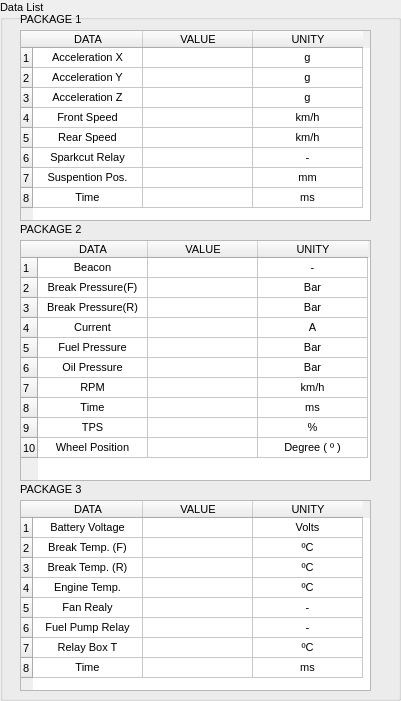
   <widget class="QGroupBox" name="groupBox_18">
    <property name="geometry">
     <rect>
      <x>750</x>
      <y>0</y>
      <width>401</width>
      <height>701</height>
     </rect>
    </property>
    <property name="font">
     <font>
      <pointsize>8</pointsize>
     </font>
    </property>
    <property name="title">
     <string>Data List</string>
    </property>
    <widget class="QTableWidget" name="tableWidget_Package1">
     <property name="geometry">
      <rect>
       <x>20</x>
       <y>30</y>
       <width>351</width>
       <height>191</height>
      </rect>
     </property>
     <property name="font">
      <font>
       <pointsize>8</pointsize>
      </font>
     </property>
     <attribute name="horizontalHeaderDefaultSectionSize">
      <number>110</number>
     </attribute>
     <attribute name="verticalHeaderDefaultSectionSize">
      <number>20</number>
     </attribute>
     <row>
      <property name="text">
       <string>1</string>
      </property>
     </row>
     <row>
      <property name="text">
       <string>2</string>
      </property>
     </row>
     <row>
      <property name="text">
       <string>3</string>
      </property>
     </row>
     <row>
      <property name="text">
       <string>4</string>
      </property>
     </row>
     <row>
      <property name="text">
       <string>5</string>
      </property>
     </row>
     <row>
      <property name="text">
       <string>6</string>
      </property>
     </row>
     <row>
      <property name="text">
       <string>7</string>
      </property>
     </row>
     <row>
      <property name="text">
       <string>8</string>
      </property>
     </row>
     <column>
      <property name="text">
       <string>DATA</string>
      </property>
     </column>
     <column>
      <property name="text">
       <string>VALUE</string>
      </property>
     </column>
     <column>
      <property name="text">
       <string>UNITY</string>
      </property>
     </column>
     <item row="0" column="0">
      <property name="text">
       <string>Acceleration X</string>
      </property>
      <property name="textAlignment">
       <set>AlignCenter</set>
      </property>
     </item>
     <item row="0" column="1">
      <property name="text">
       <string/>
      </property>
      <property name="textAlignment">
       <set>AlignCenter</set>
      </property>
     </item>
     <item row="0" column="2">
      <property name="text">
       <string>g</string>
      </property>
      <property name="textAlignment">
       <set>AlignCenter</set>
      </property>
     </item>
     <item row="1" column="0">
      <property name="text">
       <string>Acceleration Y</string>
      </property>
      <property name="textAlignment">
       <set>AlignCenter</set>
      </property>
     </item>
     <item row="1" column="1">
      <property name="text">
       <string/>
      </property>
      <property name="textAlignment">
       <set>AlignCenter</set>
      </property>
     </item>
     <item row="1" column="2">
      <property name="text">
       <string>g</string>
      </property>
      <property name="textAlignment">
       <set>AlignCenter</set>
      </property>
     </item>
     <item row="2" column="0">
      <property name="text">
       <string>Acceleration Z</string>
      </property>
      <property name="textAlignment">
       <set>AlignCenter</set>
      </property>
     </item>
     <item row="2" column="1">
      <property name="text">
       <string/>
      </property>
      <property name="textAlignment">
       <set>AlignCenter</set>
      </property>
     </item>
     <item row="2" column="2">
      <property name="text">
       <string>g</string>
      </property>
      <property name="textAlignment">
       <set>AlignCenter</set>
      </property>
     </item>
     <item row="3" column="0">
      <property name="text">
       <string>Front Speed</string>
      </property>
      <property name="textAlignment">
       <set>AlignCenter</set>
      </property>
     </item>
     <item row="3" column="1">
      <property name="text">
       <string/>
      </property>
      <property name="textAlignment">
       <set>AlignCenter</set>
      </property>
     </item>
     <item row="3" column="2">
      <property name="text">
       <string>km/h</string>
      </property>
      <property name="textAlignment">
       <set>AlignCenter</set>
      </property>
     </item>
     <item row="4" column="0">
      <property name="text">
       <string>Rear Speed</string>
      </property>
      <property name="textAlignment">
       <set>AlignCenter</set>
      </property>
     </item>
     <item row="4" column="1">
      <property name="text">
       <string/>
      </property>
      <property name="textAlignment">
       <set>AlignCenter</set>
      </property>
     </item>
     <item row="4" column="2">
      <property name="text">
       <string>km/h</string>
      </property>
      <property name="textAlignment">
       <set>AlignCenter</set>
      </property>
     </item>
     <item row="5" column="0">
      <property name="text">
       <string>Sparkcut Relay</string>
      </property>
      <property name="textAlignment">
       <set>AlignCenter</set>
      </property>
     </item>
     <item row="5" column="1">
      <property name="text">
       <string/>
      </property>
      <property name="textAlignment">
       <set>AlignCenter</set>
      </property>
     </item>
     <item row="5" column="2">
      <property name="text">
       <string>-</string>
      </property>
      <property name="textAlignment">
       <set>AlignCenter</set>
      </property>
     </item>
     <item row="6" column="0">
      <property name="text">
       <string>Suspention Pos.</string>
      </property>
      <property name="textAlignment">
       <set>AlignCenter</set>
      </property>
     </item>
     <item row="6" column="1">
      <property name="text">
       <string/>
      </property>
      <property name="textAlignment">
       <set>AlignCenter</set>
      </property>
     </item>
     <item row="6" column="2">
      <property name="text">
       <string>mm</string>
      </property>
      <property name="textAlignment">
       <set>AlignCenter</set>
      </property>
     </item>
     <item row="7" column="0">
      <property name="text">
       <string>Time</string>
      </property>
      <property name="textAlignment">
       <set>AlignCenter</set>
      </property>
     </item>
     <item row="7" column="1">
      <property name="textAlignment">
       <set>AlignCenter</set>
      </property>
     </item>
     <item row="7" column="2">
      <property name="text">
       <string>ms</string>
      </property>
      <property name="textAlignment">
       <set>AlignCenter</set>
      </property>
     </item>
    </widget>
    <widget class="QLabel" name="label_38">
     <property name="geometry">
      <rect>
       <x>20</x>
       <y>10</y>
       <width>71</width>
       <height>20</height>
      </rect>
     </property>
     <property name="text">
      <string>&lt;html&gt;&lt;head/&gt;&lt;body&gt;&lt;p&gt;PACKAGE 1&lt;/p&gt;&lt;/body&gt;&lt;/html&gt;</string>
     </property>
    </widget>
    <widget class="QLabel" name="label_39">
     <property name="geometry">
      <rect>
       <x>20</x>
       <y>220</y>
       <width>71</width>
       <height>20</height>
      </rect>
     </property>
     <property name="text">
      <string>&lt;html&gt;&lt;head/&gt;&lt;body&gt;&lt;p&gt;PACKAGE 2&lt;/p&gt;&lt;/body&gt;&lt;/html&gt;</string>
     </property>
    </widget>
    <widget class="QTableWidget" name="tableWidget_Package2">
     <property name="geometry">
      <rect>
       <x>20</x>
       <y>240</y>
       <width>351</width>
       <height>241</height>
      </rect>
     </property>
     <property name="font">
      <font>
       <pointsize>8</pointsize>
      </font>
     </property>
     <attribute name="horizontalHeaderDefaultSectionSize">
      <number>110</number>
     </attribute>
     <attribute name="verticalHeaderDefaultSectionSize">
      <number>20</number>
     </attribute>
     <row>
      <property name="text">
       <string>1</string>
      </property>
     </row>
     <row>
      <property name="text">
       <string>2</string>
      </property>
     </row>
     <row>
      <property name="text">
       <string>3</string>
      </property>
     </row>
     <row>
      <property name="text">
       <string>4</string>
      </property>
     </row>
     <row>
      <property name="text">
       <string>5</string>
      </property>
     </row>
     <row>
      <property name="text">
       <string>6</string>
      </property>
     </row>
     <row>
      <property name="text">
       <string>7</string>
      </property>
     </row>
     <row>
      <property name="text">
       <string>8</string>
      </property>
     </row>
     <row>
      <property name="text">
       <string>9</string>
      </property>
     </row>
     <row>
      <property name="text">
       <string>10</string>
      </property>
     </row>
     <column>
      <property name="text">
       <string>DATA</string>
      </property>
     </column>
     <column>
      <property name="text">
       <string>VALUE</string>
      </property>
     </column>
     <column>
      <property name="text">
       <string>UNITY</string>
      </property>
     </column>
     <item row="0" column="0">
      <property name="text">
       <string>Beacon</string>
      </property>
      <property name="textAlignment">
       <set>AlignCenter</set>
      </property>
     </item>
     <item row="0" column="1">
      <property name="text">
       <string/>
      </property>
      <property name="textAlignment">
       <set>AlignCenter</set>
      </property>
     </item>
     <item row="0" column="2">
      <property name="text">
       <string>-</string>
      </property>
      <property name="textAlignment">
       <set>AlignCenter</set>
      </property>
     </item>
     <item row="1" column="0">
      <property name="text">
       <string>Break Pressure(F)</string>
      </property>
      <property name="textAlignment">
       <set>AlignCenter</set>
      </property>
     </item>
     <item row="1" column="1">
      <property name="text">
       <string/>
      </property>
      <property name="textAlignment">
       <set>AlignCenter</set>
      </property>
     </item>
     <item row="1" column="2">
      <property name="text">
       <string>Bar</string>
      </property>
      <property name="textAlignment">
       <set>AlignCenter</set>
      </property>
     </item>
     <item row="2" column="0">
      <property name="text">
       <string>Break Pressure(R)</string>
      </property>
      <property name="textAlignment">
       <set>AlignCenter</set>
      </property>
     </item>
     <item row="2" column="1">
      <property name="text">
       <string/>
      </property>
      <property name="textAlignment">
       <set>AlignCenter</set>
      </property>
     </item>
     <item row="2" column="2">
      <property name="text">
       <string>Bar</string>
      </property>
      <property name="textAlignment">
       <set>AlignCenter</set>
      </property>
     </item>
     <item row="3" column="0">
      <property name="text">
       <string>Current</string>
      </property>
      <property name="textAlignment">
       <set>AlignCenter</set>
      </property>
     </item>
     <item row="3" column="1">
      <property name="text">
       <string/>
      </property>
      <property name="textAlignment">
       <set>AlignCenter</set>
      </property>
     </item>
     <item row="3" column="2">
      <property name="text">
       <string>A</string>
      </property>
      <property name="textAlignment">
       <set>AlignCenter</set>
      </property>
     </item>
     <item row="4" column="0">
      <property name="text">
       <string>Fuel Pressure</string>
      </property>
      <property name="textAlignment">
       <set>AlignCenter</set>
      </property>
     </item>
     <item row="4" column="1">
      <property name="text">
       <string/>
      </property>
      <property name="textAlignment">
       <set>AlignCenter</set>
      </property>
     </item>
     <item row="4" column="2">
      <property name="text">
       <string>Bar</string>
      </property>
      <property name="textAlignment">
       <set>AlignCenter</set>
      </property>
     </item>
     <item row="5" column="0">
      <property name="text">
       <string>Oil Pressure</string>
      </property>
      <property name="textAlignment">
       <set>AlignCenter</set>
      </property>
     </item>
     <item row="5" column="1">
      <property name="text">
       <string/>
      </property>
      <property name="textAlignment">
       <set>AlignCenter</set>
      </property>
     </item>
     <item row="5" column="2">
      <property name="text">
       <string>Bar</string>
      </property>
      <property name="textAlignment">
       <set>AlignCenter</set>
      </property>
     </item>
     <item row="6" column="0">
      <property name="text">
       <string>RPM</string>
      </property>
      <property name="textAlignment">
       <set>AlignCenter</set>
      </property>
     </item>
     <item row="6" column="1">
      <property name="text">
       <string/>
      </property>
      <property name="textAlignment">
       <set>AlignCenter</set>
      </property>
     </item>
     <item row="6" column="2">
      <property name="text">
       <string>km/h</string>
      </property>
      <property name="textAlignment">
       <set>AlignCenter</set>
      </property>
     </item>
     <item row="7" column="0">
      <property name="text">
       <string>Time</string>
      </property>
      <property name="textAlignment">
       <set>AlignCenter</set>
      </property>
     </item>
     <item row="7" column="1">
      <property name="text">
       <string/>
      </property>
      <property name="textAlignment">
       <set>AlignCenter</set>
      </property>
     </item>
     <item row="7" column="2">
      <property name="text">
       <string>ms</string>
      </property>
      <property name="textAlignment">
       <set>AlignCenter</set>
      </property>
     </item>
     <item row="8" column="0">
      <property name="text">
       <string>TPS</string>
      </property>
      <property name="textAlignment">
       <set>AlignCenter</set>
      </property>
     </item>
     <item row="8" column="1">
      <property name="text">
       <string/>
      </property>
      <property name="textAlignment">
       <set>AlignCenter</set>
      </property>
     </item>
     <item row="8" column="2">
      <property name="text">
       <string>%</string>
      </property>
      <property name="textAlignment">
       <set>AlignCenter</set>
      </property>
     </item>
     <item row="9" column="0">
      <property name="text">
       <string>Wheel Position</string>
      </property>
      <property name="textAlignment">
       <set>AlignCenter</set>
      </property>
     </item>
     <item row="9" column="1">
      <property name="textAlignment">
       <set>AlignCenter</set>
      </property>
     </item>
     <item row="9" column="2">
      <property name="text">
       <string>Degree ( º )</string>
      </property>
      <property name="textAlignment">
       <set>AlignCenter</set>
      </property>
     </item>
    </widget>
    <widget class="QLabel" name="label_44">
     <property name="geometry">
      <rect>
       <x>20</x>
       <y>480</y>
       <width>71</width>
       <height>20</height>
      </rect>
     </property>
     <property name="text">
      <string>&lt;html&gt;&lt;head/&gt;&lt;body&gt;&lt;p&gt;PACKAGE 3&lt;/p&gt;&lt;/body&gt;&lt;/html&gt;</string>
     </property>
    </widget>
    <widget class="QTableWidget" name="tableWidget_Package3">
     <property name="geometry">
      <rect>
       <x>20</x>
       <y>500</y>
       <width>351</width>
       <height>191</height>
      </rect>
     </property>
     <property name="font">
      <font>
       <pointsize>8</pointsize>
      </font>
     </property>
     <attribute name="horizontalHeaderDefaultSectionSize">
      <number>110</number>
     </attribute>
     <attribute name="verticalHeaderDefaultSectionSize">
      <number>20</number>
     </attribute>
     <row>
      <property name="text">
       <string>1</string>
      </property>
     </row>
     <row>
      <property name="text">
       <string>2</string>
      </property>
     </row>
     <row>
      <property name="text">
       <string>3</string>
      </property>
     </row>
     <row>
      <property name="text">
       <string>4</string>
      </property>
     </row>
     <row>
      <property name="text">
       <string>5</string>
      </property>
     </row>
     <row>
      <property name="text">
       <string>6</string>
      </property>
     </row>
     <row>
      <property name="text">
       <string>7</string>
      </property>
     </row>
     <row>
      <property name="text">
       <string>8</string>
      </property>
     </row>
     <column>
      <property name="text">
       <string>DATA</string>
      </property>
     </column>
     <column>
      <property name="text">
       <string>VALUE</string>
      </property>
     </column>
     <column>
      <property name="text">
       <string>UNITY</string>
      </property>
     </column>
     <item row="0" column="0">
      <property name="text">
       <string>Battery Voltage</string>
      </property>
      <property name="textAlignment">
       <set>AlignCenter</set>
      </property>
     </item>
     <item row="0" column="1">
      <property name="text">
       <string/>
      </property>
      <property name="textAlignment">
       <set>AlignCenter</set>
      </property>
     </item>
     <item row="0" column="2">
      <property name="text">
       <string>Volts</string>
      </property>
      <property name="textAlignment">
       <set>AlignCenter</set>
      </property>
     </item>
     <item row="1" column="0">
      <property name="text">
       <string>Break Temp. (F)</string>
      </property>
      <property name="textAlignment">
       <set>AlignCenter</set>
      </property>
     </item>
     <item row="1" column="1">
      <property name="text">
       <string/>
      </property>
      <property name="textAlignment">
       <set>AlignCenter</set>
      </property>
     </item>
     <item row="1" column="2">
      <property name="text">
       <string>ºC</string>
      </property>
      <property name="textAlignment">
       <set>AlignCenter</set>
      </property>
     </item>
     <item row="2" column="0">
      <property name="text">
       <string>Break Temp. (R)</string>
      </property>
      <property name="textAlignment">
       <set>AlignCenter</set>
      </property>
     </item>
     <item row="2" column="1">
      <property name="text">
       <string/>
      </property>
      <property name="textAlignment">
       <set>AlignCenter</set>
      </property>
     </item>
     <item row="2" column="2">
      <property name="text">
       <string>ºC</string>
      </property>
      <property name="textAlignment">
       <set>AlignCenter</set>
      </property>
     </item>
     <item row="3" column="0">
      <property name="text">
       <string>Engine Temp.</string>
      </property>
      <property name="textAlignment">
       <set>AlignCenter</set>
      </property>
     </item>
     <item row="3" column="1">
      <property name="text">
       <string/>
      </property>
      <property name="textAlignment">
       <set>AlignCenter</set>
      </property>
     </item>
     <item row="3" column="2">
      <property name="text">
       <string>ºC</string>
      </property>
      <property name="textAlignment">
       <set>AlignCenter</set>
      </property>
     </item>
     <item row="4" column="0">
      <property name="text">
       <string>Fan Realy</string>
      </property>
      <property name="textAlignment">
       <set>AlignCenter</set>
      </property>
     </item>
     <item row="4" column="1">
      <property name="text">
       <string/>
      </property>
      <property name="textAlignment">
       <set>AlignCenter</set>
      </property>
     </item>
     <item row="4" column="2">
      <property name="text">
       <string>-</string>
      </property>
      <property name="textAlignment">
       <set>AlignCenter</set>
      </property>
     </item>
     <item row="5" column="0">
      <property name="text">
       <string>Fuel Pump Relay</string>
      </property>
      <property name="textAlignment">
       <set>AlignCenter</set>
      </property>
     </item>
     <item row="5" column="1">
      <property name="text">
       <string/>
      </property>
      <property name="textAlignment">
       <set>AlignCenter</set>
      </property>
     </item>
     <item row="5" column="2">
      <property name="text">
       <string>-</string>
      </property>
      <property name="textAlignment">
       <set>AlignCenter</set>
      </property>
     </item>
     <item row="6" column="0">
      <property name="text">
       <string>Relay Box T</string>
      </property>
      <property name="textAlignment">
       <set>AlignCenter</set>
      </property>
     </item>
     <item row="6" column="1">
      <property name="text">
       <string/>
      </property>
      <property name="textAlignment">
       <set>AlignCenter</set>
      </property>
     </item>
     <item row="6" column="2">
      <property name="text">
       <string>ºC</string>
      </property>
      <property name="textAlignment">
       <set>AlignCenter</set>
      </property>
     </item>
     <item row="7" column="0">
      <property name="text">
       <string>Time</string>
      </property>
      <property name="textAlignment">
       <set>AlignCenter</set>
      </property>
     </item>
     <item row="7" column="1">
      <property name="text">
       <string/>
      </property>
      <property name="textAlignment">
       <set>AlignCenter</set>
      </property>
     </item>
     <item row="7" column="2">
      <property name="text">
       <string>ms</string>
      </property>
      <property name="textAlignment">
       <set>AlignCenter</set>
      </property>
     </item>
    </widget>
   </widget>
